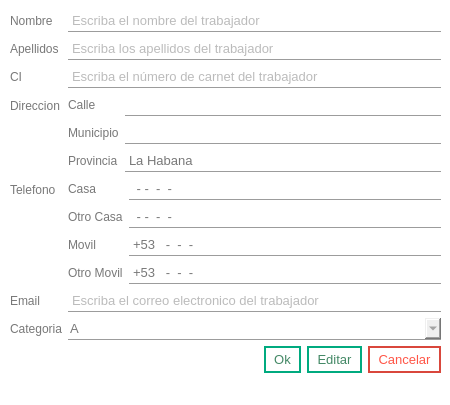
<?xml version="1.0" encoding="UTF-8"?>
<ui version="4.0">
 <class>Dialog</class>
 <widget class="QDialog" name="Dialog">
  <property name="windowModality">
   <enum>Qt::ApplicationModal</enum>
  </property>
  <property name="geometry">
   <rect>
    <x>0</x>
    <y>0</y>
    <width>450</width>
    <height>405</height>
   </rect>
  </property>
  <property name="minimumSize">
   <size>
    <width>450</width>
    <height>405</height>
   </size>
  </property>
  <property name="maximumSize">
   <size>
    <width>450</width>
    <height>405</height>
   </size>
  </property>
  <property name="windowTitle">
   <string>Nuevo Trabajador</string>
  </property>
  <property name="styleSheet">
   <string notr="true">QMainWindow, QDialog{
                background-color: rgb(255, 255, 255);
                }

                /**** QPushButton (enabled) ****/
                QPushButton
                {
                background-color: rgb(85, 170, 255);
                font: 10pt;
                color: rgb(255, 255, 255);
                padding: 4px 8px;
                border: 2px solid rgb(85, 170, 255);
                border-radius: 8px;
                padding: 5px;
                }

                QPushButton:hover
                {
                background-color: rgb(0, 121, 182);
                border: 2px solid rgb(66, 133, 199);
                }

                QPushButton:pressed
                {
                border:3px solid rgb(66, 133, 199);
                padding: -1px 1px 1px 1px;
                }

                /******* QLabel ***********/
                QLabel{
                color: rgb(120, 120, 120)
                }
                labelHab1:hover{
                color: rgb(120, 0, 0)
                }

                /*******QLineEdit************/
                QTextEdit {
                font: 10pt;
                color: rgb(120, 120, 120);
                border: 1px solid rgb(156, 156, 156);
                border-radius: 0px;
                padding: 2px;
                }
                QLineEdit, QDateEdit, QDoubleSpinBox, QSpinBox{
                font: 10pt;
                color: rgb(120, 120, 120);
                border: 1px solid rgb(156, 156, 156);
                border-radius: 0px;
                padding: 2px;
                border-top: 1px white;
                border-left: 1px white;
                border-right: 1px white;
                }
                /********QComboBox*******/
                QComboBox{
                font: 10pt;
                color: rgb(120, 120, 120);
                border: 1px solid rgb(156, 156, 156);
                padding: 2px;
                selection-background-color: white;
                selection-color: rgb(120, 120, 120);
                border-top: 1px white;
                border-left: 1px white;
                border-right: 1px white;
                }
                QComboBox QAbstractItemView
                {
                background-color: white;
                color:rgb(120, 120, 120);
                padding: 4px;
                border: 1px solid rgb(156, 156, 156);
                border-top: 1px white;
                border-left: 1px white;
                border-right: 1px white;
                }

                QLineEdit:hover, QDateEdit:hover, QDoubleSpinBox:hover, QComboBox:hover
                {
                color: rgb(85, 170, 255);
                border: 1px solid rgb(85, 170, 255);
                border-top: 1px white;
                border-left: 1px white;
                border-right: 1px white;
                }

                QLineEdit:focus, QDateEdit:focus, QDoubleSpinBox:focus, QComboBox:focus
                {
                border-color: rgb(90,200,255);
                border-top: 1px white;
                border-left: 1px white;
                border-right: 1px white;
                }

                QToolTip
                {
                background-color:rgb(85, 170, 255);
                color: white;
                border: 1px solid rgb(85, 170, 255);
                opacity: 50;
                padding: 1px;
                }
                QTabWidget
                {
                background-color: transparent;
                }

                QTabWidget::pane {
                border-top: 1px solid rgb(156, 156, 156);
                border-bottom: 1px solid rgb(156, 156, 156);
                position: absolute;
                top: -0.25em;
                }
                /**** QTabWidget (disabled) ****/
                QTabWidget::pane:disabled
                {
                border-color: rgb(60,60,60);
                }

                QTabWidget::tab-bar {
                alignment: center;
                border: 1px white;
                border-radius: 5px;
                }

                QTreeView
                {
                alternate-background-color: rgb(200,200,200);
                background-color: white;
                border: 1px solid rgb(156, 156, 156);
                font: 10pt;
                color: rgb(120,120,120);
                selection-background-color:rgb(90,200,255);
                selection-color: rgb(156, 156, 156);
                }
                QListView{
                alternate-background-color: rgb(200,200,200);
                background-color: white;
                border: 1px solid rgb(255, 255, 255);
                font: 8pt;
                color: rgb(120,120,120);
                selection-background-color:rgb(90,200,255);
                selection-color: rgb(156, 156, 156);
                }
            </string>
  </property>
  <property name="modal">
   <bool>true</bool>
  </property>
  <widget class="QWidget" name="formLayoutWidget">
   <property name="geometry">
    <rect>
     <x>10</x>
     <y>10</y>
     <width>431</width>
     <height>384</height>
    </rect>
   </property>
   <layout class="QFormLayout" name="formLayout">
    <item row="0" column="0">
     <widget class="QLabel" name="nombreLabel">
      <property name="text">
       <string>Nombre</string>
      </property>
     </widget>
    </item>
    <item row="0" column="1">
     <widget class="QLineEdit" name="nombreLineEdit">
      <property name="inputMethodHints">
       <set>Qt::ImhNone</set>
      </property>
      <property name="inputMask">
       <string/>
      </property>
      <property name="maxLength">
       <number>100</number>
      </property>
      <property name="placeholderText">
       <string>Escriba el nombre del trabajador</string>
      </property>
     </widget>
    </item>
    <item row="1" column="0">
     <widget class="QLabel" name="apellidosLabel">
      <property name="text">
       <string>Apellidos</string>
      </property>
     </widget>
    </item>
    <item row="1" column="1">
     <widget class="QLineEdit" name="apellidosLineEdit">
      <property name="inputMask">
       <string/>
      </property>
      <property name="maxLength">
       <number>100</number>
      </property>
      <property name="placeholderText">
       <string>Escriba los apellidos del trabajador</string>
      </property>
     </widget>
    </item>
    <item row="2" column="0">
     <widget class="QLabel" name="cILabel">
      <property name="text">
       <string>CI</string>
      </property>
     </widget>
    </item>
    <item row="2" column="1">
     <widget class="QLineEdit" name="cILineEdit">
      <property name="inputMask">
       <string>99999999999</string>
      </property>
      <property name="placeholderText">
       <string>Escriba el número de carnet del trabajador</string>
      </property>
     </widget>
    </item>
    <item row="3" column="0">
     <widget class="QLabel" name="direccionLabel">
      <property name="text">
       <string>Direccion</string>
      </property>
     </widget>
    </item>
    <item row="3" column="1">
     <layout class="QFormLayout" name="formLayout_2">
      <item row="0" column="0">
       <widget class="QLabel" name="calleLabel">
        <property name="text">
         <string>Calle</string>
        </property>
       </widget>
      </item>
      <item row="0" column="1">
       <widget class="QLineEdit" name="calleLineEdit">
        <property name="maxLength">
         <number>120</number>
        </property>
       </widget>
      </item>
      <item row="1" column="0">
       <widget class="QLabel" name="municipioLabel">
        <property name="text">
         <string>Municipio</string>
        </property>
       </widget>
      </item>
      <item row="1" column="1">
       <widget class="QLineEdit" name="municipioLineEdit">
        <property name="maxLength">
         <number>80</number>
        </property>
       </widget>
      </item>
      <item row="2" column="0">
       <widget class="QLabel" name="provinciaLabel">
        <property name="text">
         <string>Provincia</string>
        </property>
       </widget>
      </item>
      <item row="2" column="1">
       <widget class="QLineEdit" name="provinciaLineEdit">
        <property name="text">
         <string>La Habana</string>
        </property>
        <property name="maxLength">
         <number>100</number>
        </property>
       </widget>
      </item>
     </layout>
    </item>
    <item row="4" column="0">
     <widget class="QLabel" name="telefonoLabel">
      <property name="text">
       <string>Telefono</string>
      </property>
     </widget>
    </item>
    <item row="4" column="1">
     <layout class="QFormLayout" name="formLayout_3">
      <item row="0" column="0">
       <widget class="QLabel" name="casaLabel">
        <property name="text">
         <string>Casa</string>
        </property>
       </widget>
      </item>
      <item row="0" column="1">
       <widget class="QLineEdit" name="casaLineEdit">
        <property name="inputMask">
         <string>9-9-99-99-99</string>
        </property>
       </widget>
      </item>
      <item row="1" column="0">
       <widget class="QLabel" name="otroCasaLabel">
        <property name="text">
         <string>Otro Casa</string>
        </property>
       </widget>
      </item>
      <item row="1" column="1">
       <widget class="QLineEdit" name="otroCasaLineEdit">
        <property name="inputMask">
         <string>9-9-99-99-99</string>
        </property>
       </widget>
      </item>
      <item row="2" column="0">
       <widget class="QLabel" name="movilLabel">
        <property name="text">
         <string>Movil</string>
        </property>
       </widget>
      </item>
      <item row="2" column="1">
       <widget class="QLineEdit" name="movilLineEdit">
        <property name="inputMask">
         <string>+53 99-99-99-99</string>
        </property>
       </widget>
      </item>
      <item row="3" column="0">
       <widget class="QLabel" name="otroMovilLabel">
        <property name="text">
         <string>Otro Movil</string>
        </property>
       </widget>
      </item>
      <item row="3" column="1">
       <widget class="QLineEdit" name="otroMovilLineEdit">
        <property name="inputMask">
         <string>+53 99-99-99-99</string>
        </property>
       </widget>
      </item>
     </layout>
    </item>
    <item row="5" column="0">
     <widget class="QLabel" name="emailLabel">
      <property name="text">
       <string>Email</string>
      </property>
     </widget>
    </item>
    <item row="5" column="1">
     <widget class="QLineEdit" name="emailLineEdit">
      <property name="inputMethodHints">
       <set>Qt::ImhEmailCharactersOnly</set>
      </property>
      <property name="inputMask">
       <string/>
      </property>
      <property name="placeholderText">
       <string>Escriba el correo electronico del trabajador</string>
      </property>
     </widget>
    </item>
    <item row="7" column="1">
     <layout class="QHBoxLayout" name="horizontalLayout">
      <item>
       <spacer name="horizontalSpacer">
        <property name="orientation">
         <enum>Qt::Horizontal</enum>
        </property>
        <property name="sizeHint" stdset="0">
         <size>
          <width>40</width>
          <height>20</height>
         </size>
        </property>
       </spacer>
      </item>
      <item>
       <widget class="QPushButton" name="okPushButton">
        <property name="styleSheet">
         <string notr="true">QPushButton
                                        {
                                        background-color: white;
                                        font: 10pt;
                                        color: rgb(67, 136, 101);
                                        padding: 4px 8px;
                                        border: 2px solid rgb(0, 170, 127);
                                        border-bottom-right-radius: 0px;
                                        border-bottom-left-radius: 0px;
                                        border-top-right-radius: 0px;
                                        border-top-left-radius: 0px;
                                        }

                                        :hover
                                        {
                                        background-color: rgb(0, 170, 127);
                                        color: white;
                                        border: 2px solid rgb(120, 200, 29);
                                        }

                                        :pressed
                                        {
                                        border:3px solid rgb(255, 255, 255);
                                        padding: -1px 1px 1px 1px;
                                        }
                                    </string>
        </property>
        <property name="text">
         <string>Ok</string>
        </property>
       </widget>
      </item>
      <item>
       <widget class="QPushButton" name="editarPushButton">
        <property name="styleSheet">
         <string notr="true">QPushButton
                                        {
                                        background-color: white;
                                        font: 10pt;
                                        color: rgb(67, 136, 101);
                                        padding: 4px 8px;
                                        border: 2px solid rgb(0, 170, 127);
                                        border-bottom-right-radius: 0px;
                                        border-bottom-left-radius: 0px;
                                        border-top-right-radius: 0px;
                                        border-top-left-radius: 0px;
                                        }

                                        :hover
                                        {
                                        background-color: rgb(0, 170, 127);
                                        color: white;
                                        border: 2px solid rgb(120, 200, 29);
                                        }

                                        :pressed
                                        {
                                        border:3px solid rgb(255, 255, 255);
                                        padding: -1px 1px 1px 1px;
                                        }
                                    </string>
        </property>
        <property name="text">
         <string>Editar</string>
        </property>
       </widget>
      </item>
      <item>
       <widget class="QPushButton" name="cancelarPushButton">
        <property name="styleSheet">
         <string notr="true">QPushButton{
                                        background-color: white;
                                        font: 10pt;
                                        color: rgb(255, 86, 71);
                                        padding: 4px 8px;
                                        border: 2px solid rgb(217, 71, 60);
                                        border-bottom-right-radius: 0px;
                                        border-bottom-left-radius: 0px;
                                        border-top-right-radius: 0px;
                                        border-top-left-radius: 0px;
                                        }

                                        :hover{
                                        background-color: rgb(217, 71, 60);
                                        border: 2px solid rgb(255, 86, 71);
                                        color: white;
                                        }

                                        :pressed{
                                        border:3px solid rgb(255, 255, 255);
                                        padding: -1px 1px 1px 1px;
                                        }
                                    </string>
        </property>
        <property name="text">
         <string>Cancelar</string>
        </property>
       </widget>
      </item>
     </layout>
    </item>
    <item row="6" column="1">
     <widget class="QComboBox" name="categoriaComboBox">
      <item>
       <property name="text">
        <string>A</string>
       </property>
      </item>
      <item>
       <property name="text">
        <string>B</string>
       </property>
      </item>
      <item>
       <property name="text">
        <string>C</string>
       </property>
      </item>
     </widget>
    </item>
    <item row="6" column="0">
     <widget class="QLabel" name="categoriaLabel">
      <property name="text">
       <string>Categoria</string>
      </property>
     </widget>
    </item>
   </layout>
  </widget>
 </widget>
 <tabstops>
  <tabstop>nombreLineEdit</tabstop>
  <tabstop>apellidosLineEdit</tabstop>
  <tabstop>cILineEdit</tabstop>
  <tabstop>calleLineEdit</tabstop>
  <tabstop>municipioLineEdit</tabstop>
  <tabstop>provinciaLineEdit</tabstop>
  <tabstop>casaLineEdit</tabstop>
  <tabstop>otroCasaLineEdit</tabstop>
  <tabstop>movilLineEdit</tabstop>
  <tabstop>otroMovilLineEdit</tabstop>
  <tabstop>emailLineEdit</tabstop>
  <tabstop>categoriaComboBox</tabstop>
  <tabstop>okPushButton</tabstop>
  <tabstop>editarPushButton</tabstop>
  <tabstop>cancelarPushButton</tabstop>
 </tabstops>
 <resources/>
 <connections/>
</ui>
